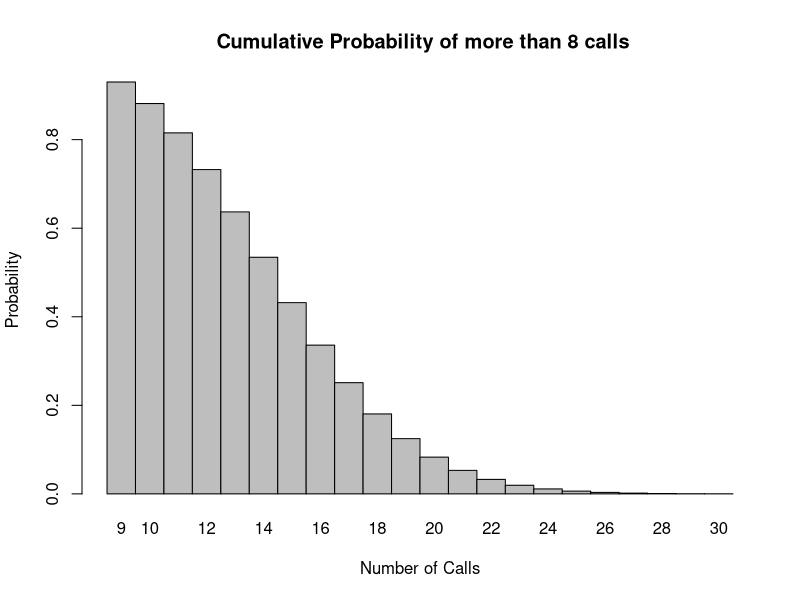
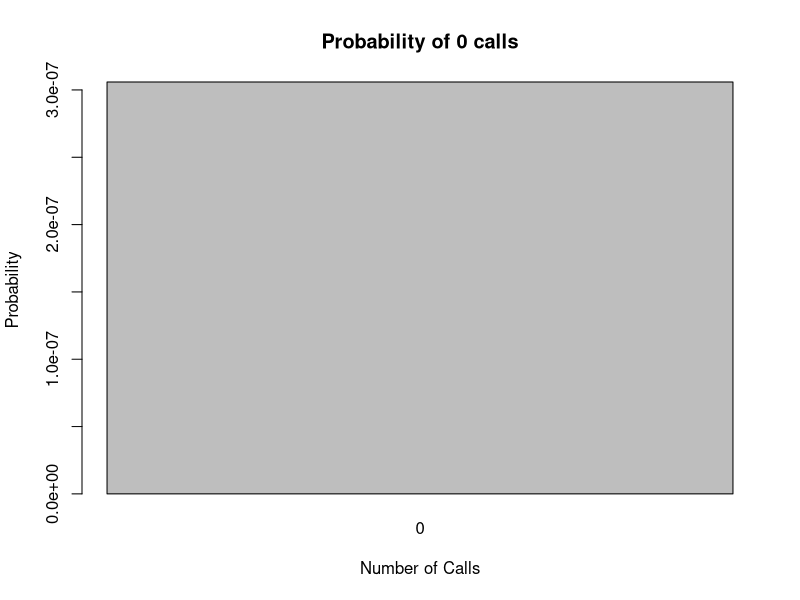
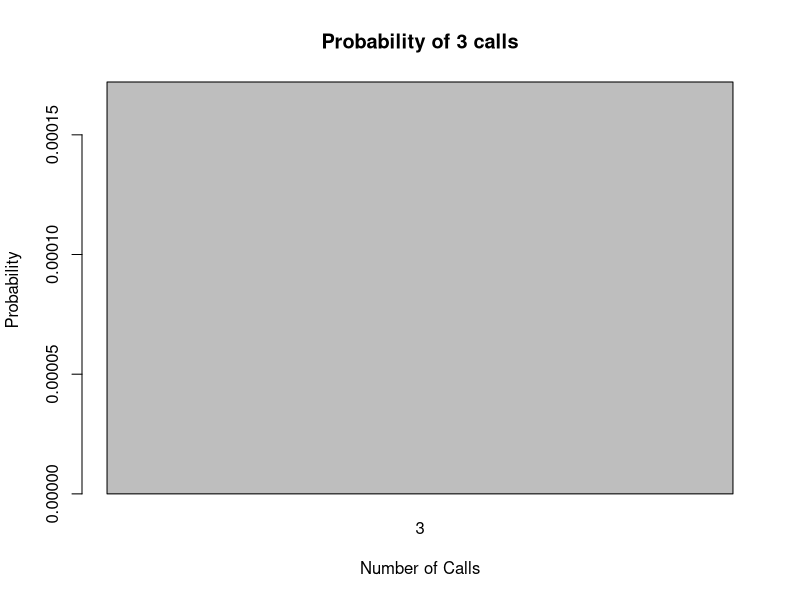
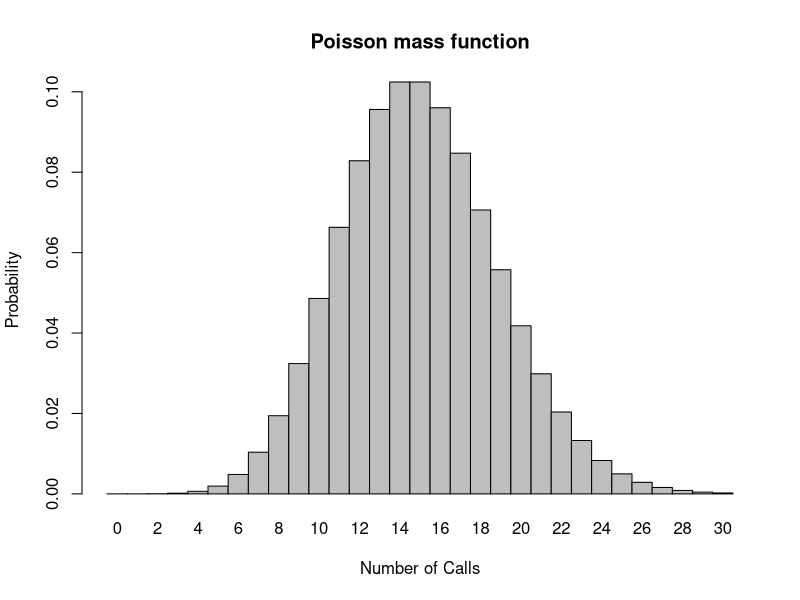
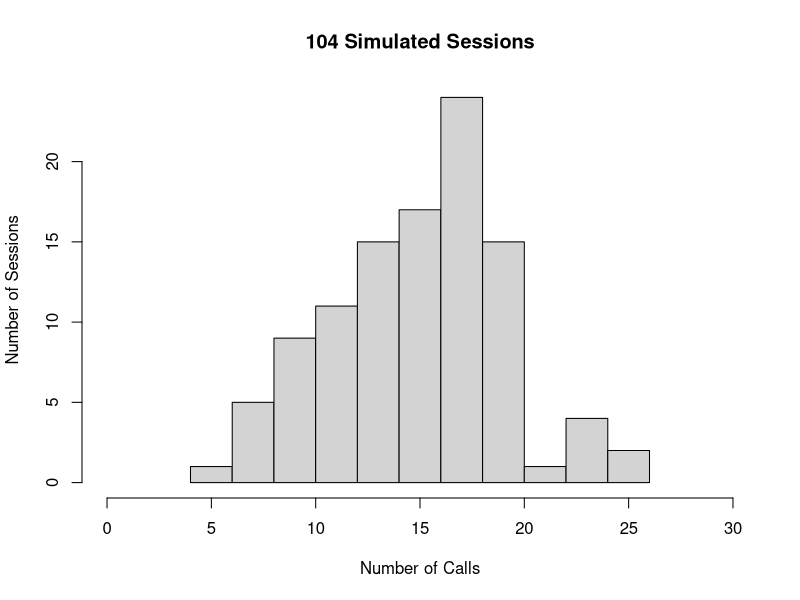

These figures' R source, in order:
## ---- chunk 1
x <- 9:30
l = 15
probset <- ppois(x, l, lower.tail = FALSE) #ppois gives cumulative probability. 
# lower.tail = TRUE cumulative probability that there will be x or fewer successes.
# lower.tail = FALSE cumulative probability that there will be more than x successes.

barplot(probset, names.arg = x, space = 0, xlab = "Number of Calls", ylab = "Probability", main = " Cumulative Probability of more than 8 calls")

probset[1] # probability that she will hear 9 or more calls. 

## ---- chunk 2
y <- 0
(probset1 <- dpois(y, l)) #dpois the probability that there will be x successes
barplot(probset1, names.arg = y, space = 0, xlab = "Number of Calls", ylab = "Probability", main = "Probability of 0 calls")
## ---- chunk 3
z <- 3
(probset2 <- dpois(z, l))
barplot(probset2, names.arg = z, space = 0, xlab = "Number of Calls", ylab = "Probability", main = "Probability of 3 calls")

## ---- chunk 4
a <- 0:30
probset3 <- dpois(a, l) # probabilities of number of calls from 0 to 30
barplot(probset3, names.arg = a, space = 0, xlab = "Number of Calls", ylab = "Probability", main = "Poisson mass function")
## ---- chunk 5
b <- rpois(104, 15) # rpois(n, lambda). n is number of trials

## ---- chunk 6
hist(b, xlim = c(0,30), main = "104 Simulated Sessions", xlab = "Number of Calls", ylab = "Number of Sessions" )

